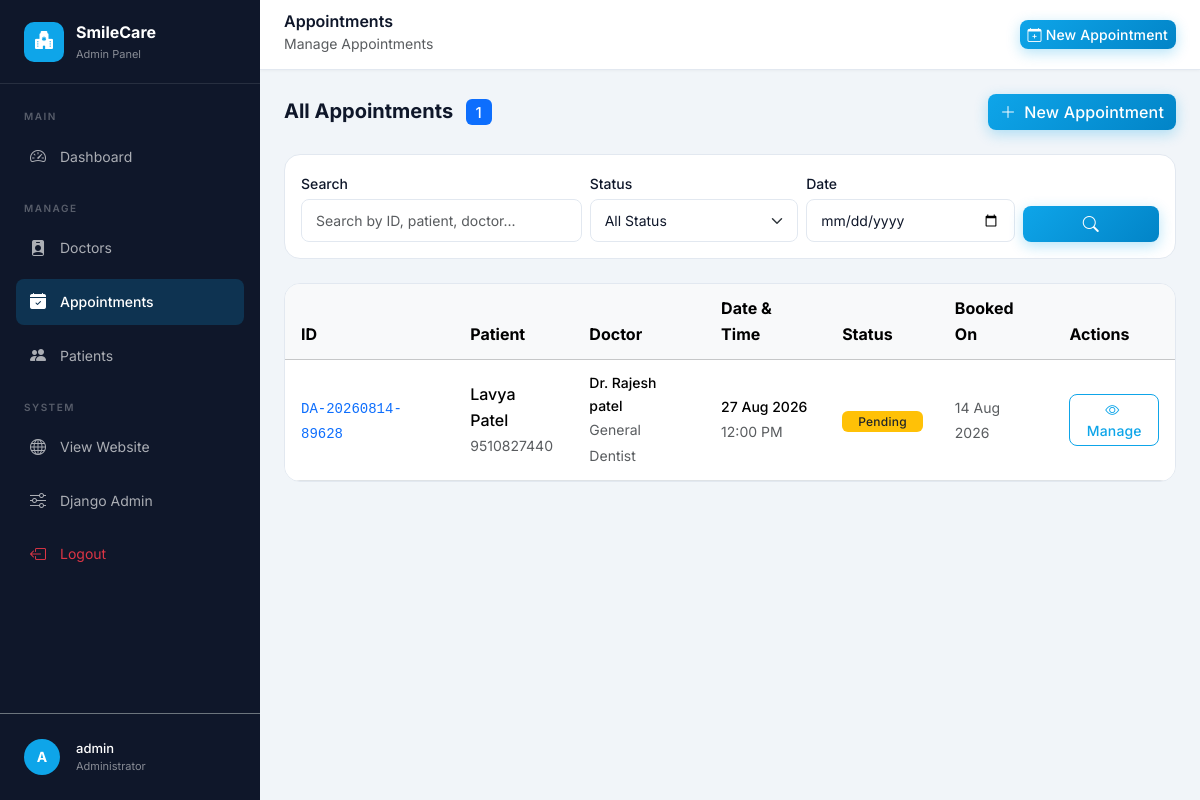
The app's page /admin-panel/appointments/ (signed in) with its own data.
### core/models.py (models this page shows, shortened)
class Appointment(models.Model):
    STATUS_CHOICES = [
        ('pending', 'Pending'),
        ('approved', 'Approved'),
        ('rejected', 'Rejected'),
        ('cancelled', 'Cancelled'),
        ('completed', 'Completed'),
        ('rescheduled', 'Rescheduled'),
    ]
    GENDER_CHOICES = [
        ('Male', 'Male'),
        ('Female', 'Female'),
        ('Other', 'Other'),
    ]
    appointment_id = models.CharField(max_length=25, unique=True, editable=False)
    user = models.ForeignKey(
        User,
        on_delete=models.SET_NULL,
        null=True,
        blank=True,
        related_name='appointments'
    )
    doctor = models.ForeignKey(
        Doctor,
        on_delete=models.CASCADE,
        related_name='appointments'
    )
    patient_name = models.CharField(max_length=200)
    patient_email = models.EmailField()
    patient_phone = models.CharField(max_length=20)
    patient_age = models.PositiveIntegerField()
    patient_gender = models.CharField(max_length=10, choices=GENDER_CHOICES)
    appointment_date = models.DateField()
    appointment_time = models.TimeField()
    reason = models.TextField(help_text="Reason or problem description")
    status = models.CharField(max_length=20, choices=STATUS_CHOICES, default='pending')
    admin_notes = models.TextField(blank=True, help_text="Notes from admin/doctor")
    created_at = models.DateTimeField(auto_now_add=True)
    updated_at = models.DateTimeField(auto_now=True)
    class Meta:
        ordering = ['-created_at']
    def get_status_badge_class(self):
        status_classes = {
            'pending': 'bg-warning text-dark',
            'approved': 'bg-success',
            'rejected': 'bg-danger',
            'cancelled': 'bg-secondary',
            'completed': 'bg-info',
            'rescheduled': 'bg-primary',
        }
        return status_classes.get(self.status, 'bg-secondary')

class Doctor(models.Model):
    name = models.CharField(max_length=200, help_text="Full name of the doctor (without Dr.)")
    specialization = models.CharField(
        max_length=100,
        choices=SPECIALIZATION_CHOICES,
        default='General Dentist'
    )
    image = models.ImageField(
        upload_to='doctors/',
        null=True,
        blank=True,
        help_text="Doctor's profile photo"
    )
    bio = models.TextField(blank=True, help_text="Short biography of the doctor")
    experience = models.IntegerField(default=0, help_text="Years of experience")
    phone = models.CharField(max_length=20, blank=True)
    email = models.EmailField(blank=True)
    qualification = models.CharField(max_length=300, blank=True, help_text="e.g., BDS, MDS, PhD")
    consultation_fee = models.DecimalField(max_digits=8, decimal_places=2, default=500.00)
    is_available = models.BooleanField(default=True, help_text="Is the doctor currently available?")
    created_at = models.DateTimeField(auto_now_add=True)
    updated_at = models.DateTimeField(auto_now=True)
    class Meta:
        ordering = ['name']

### core/views.py (the view, shortened to what this page needs)
# urls.py: path('admin-panel/appointments/', views.admin_appointments, name='admin_appointments'),
@admin_required
def admin_appointments(request):
    search_query = request.GET.get('search', '')
    status_filter = request.GET.get('status', '')
    date_filter = request.GET.get('date', '')
    appointments = Appointment.objects.select_related('doctor', 'user').order_by('-created_at')
    if status_filter:
        appointments = appointments.filter(status=status_filter)
    if date_filter:
        try:
            filter_date = datetime.strptime(date_filter, '%Y-%m-%d').date()
            appointments = appointments.filter(appointment_date=filter_date)
        except ValueError:
            pass
    context = {
        'appointments': appointments,
        'search_query': search_query,
        'status_filter': status_filter,
        'date_filter': date_filter,
        'status_choices': Appointment.STATUS_CHOICES,
        'page_title': 'Manage Appointments - Admin',
    }
    return render(request, 'admin_panel/appointments/list.html', context)

### core/views.py (called while the page is built)
def is_admin(user):
    return user.is_authenticated and user.is_staff

### templates/admin_panel/appointments/list.html (shortened to what this page needs)
{% extends 'admin_panel/base_admin.html' %}
{% block page_heading %}Appointments{% endblock %}
{% block breadcrumb %}Manage Appointments{% endblock %}
{% block content %}
<div class="d-flex justify-content-between align-items-center mb-4">
    <h5 class="fw-bold mb-0">All Appointments <span class="badge bg-primary ms-2">{{ appointments.count }}</span></h5>
    <a href="{% url 'book_appointment' %}" class="btn btn-primary">
        <i class="bi bi-plus-lg me-2"></i>New Appointment
    </a>
</div>
<div class="admin-table-card mb-4">
    <div class="p-3">
        <form method="get" class="row g-2 align-items-end">
            <div class="col-md-4">
                <label class="form-label small fw-medium mb-1">Search</label>
                <input type="text" name="search" value="{{ search_query }}" class="form-control" placeholder="Search by ID, patient, doctor...">
            </div>
            <div class="col-md-3">
                <label class="form-label small fw-medium mb-1">Status</label>
                <select name="status" class="form-select">
                    <option value="">All Status</option>
                </select>
            </div>
            <div class="col-md-3">
                <label class="form-label small fw-medium mb-1">Date</label>
                <input type="date" name="date" value="{{ date_filter }}" class="form-control">
            </div>
            <div class="col-md-2 d-flex gap-2">
                <button type="submit" class="btn btn-primary flex-fill">
                    <i class="bi bi-search"></i>
                </button>
            </div>
        </form>
    </div>
</div>
<div class="admin-table-card">
    <div class="table-responsive">
        <table class="table table-hover align-middle mb-0">
            <thead class="table-light">
                <tr>
                    <th class="ps-3">ID</th>
                    <th>Patient</th>
                    <th>Doctor</th>
                    <th>Date & Time</th>
                    <th>Status</th>
                    <th>Booked On</th>
                    <th>Actions</th>
                </tr>
            </thead>
            <tbody>
                {% for apt in appointments %}
                <tr>
                    <td class="ps-3">
                        <code class="text-primary">{{ apt.appointment_id }}</code>
                    </td>
                    <td>
                        <div class="fw-medium">{{ apt.patient_name }}</div>
                        <small class="text-muted">{{ apt.patient_phone }}</small>
                    </td>
                    <td>
                        <div class="fw-medium small">Dr. {{ apt.doctor.name }}</div>
                        <small class="text-muted">{{ apt.doctor.specialization }}</small>
                    </td>
                    <td>
                        <div class="fw-medium small">{{ apt.appointment_date|date:"d M Y" }}</div>
                        <small class="text-muted">{{ apt.appointment_time|time:"g:i A" }}</small>
                    </td>
                    <td>
                        <span class="badge {{ apt.get_status_badge_class }} px-3">
                            {{ apt.get_status_display }}
                        </span>
                    </td>
                    <td><small class="text-muted">{{ apt.created_at|date:"d M Y" }}</small></td>
                    <td>
                        <a href="{% url 'admin_appointment_detail' apt.appointment_id %}" class="btn btn-outline-primary btn-sm">
                            <i class="bi bi-eye me-1"></i>Manage
                        </a>
                    </td>
                </tr>
                {% endfor %}
            </tbody>
        </table>
    </div>
</div>
{% endblock %}

### templates/admin_panel/base_admin.html (shortened to what this page needs)
{% load static %}
<!DOCTYPE html>
<html lang="en">
<head>
    <link href="https://cdn.jsdelivr.net/npm/bootstrap@5.3.2/dist/css/bootstrap.min.css" rel="stylesheet">
    <link href="https://cdn.jsdelivr.net/npm/bootstrap-icons@1.11.3/font/bootstrap-icons.min.css" rel="stylesheet">
    <link rel="stylesheet" href="{% static 'css/style.css' %}">
</head>
<body>
<div class="admin-sidebar" id="adminSidebar">
    <div class="sidebar-brand">
        <div class="sidebar-brand-icon"><i class="bi bi-hospital-fill"></i></div>
        <div>
            <span class="sidebar-brand-text">SmileCare</span>
            <span class="sidebar-brand-sub">Admin Panel</span>
        </div>
    </div>
    <nav class="py-2 flex-grow-1">
        <div class="sidebar-section-label">Main</div>
        <div class="sidebar-nav-item">
            <a href="{% url 'admin_dashboard' %}" class="sidebar-nav-link {% if request.resolver_match.url_name == 'admin_dashboard' %}active{% endif %}">
                <i class="bi bi-speedometer2"></i>Dashboard
            </a>
        </div>
        <div class="sidebar-section-label">Manage</div>
        <div class="sidebar-nav-item">
            <a href="{% url 'admin_doctors' %}" class="sidebar-nav-link {% if 'doctor' in request.resolver_match.url_name %}active{% endif %}">
                <i class="bi bi-person-badge-fill"></i>Doctors
            </a>
        </div>
        <div class="sidebar-nav-item">
            <a href="{% url 'admin_appointments' %}" class="sidebar-nav-link {% if 'appointment' in request.resolver_match.url_name %}active{% endif %}">
                <i class="bi bi-calendar-check-fill"></i>Appointments
            </a>
        </div>
        <div class="sidebar-nav-item">
            <a href="{% url 'admin_users' %}" class="sidebar-nav-link {% if 'users' in request.resolver_match.url_name %}active{% endif %}">
                <i class="bi bi-people-fill"></i>Patients
            </a>
        </div>
        <div class="sidebar-section-label">System</div>
        <div class="sidebar-nav-item">
            <a href="{% url 'home' %}" class="sidebar-nav-link" target="_blank">
                <i class="bi bi-globe"></i>View Website
            </a>
        </div>
        <div class="sidebar-nav-item">
            <a href="/django-admin/" class="sidebar-nav-link" target="_blank">
                <i class="bi bi-sliders"></i>Django Admin
            </a>
        </div>
        <div class="sidebar-nav-item">
            <a href="{% url 'logout' %}" class="sidebar-nav-link text-danger">
                <i class="bi bi-box-arrow-left"></i>Logout
            </a>
        </div>
    </nav>
    <div class="p-4 border-top border-secondary">
        <div class="d-flex align-items-center gap-3">
            <div class="user-avatar-sm" style="background:#0ea5e9;width:36px;height:36px;font-size:14px">
                {{ user.first_name|first|default:user.username|first|upper }}
            </div>
            <div>
                <div class="text-white fw-medium" style="font-size:13px">{{ user.get_full_name|default:user.username }}</div>
                <div class="text-white-50" style="font-size:11px">Administrator</div>
            </div>
        </div>
    </div>
</div>
<div class="admin-main">
    <div class="admin-topbar">
        <div class="d-flex align-items-center gap-3">
            <div>
                <h6 class="mb-0 fw-semibold">{% block page_heading %}Admin Panel{% endblock %}</h6>
                <small class="text-muted">{% block breadcrumb %}Dashboard{% endblock %}</small>
            </div>
        </div>
        <div class="d-flex align-items-center gap-3">
            <a href="{% url 'book_appointment' %}" class="btn btn-primary btn-sm">
                <i class="bi bi-calendar-plus me-1"></i>New Appointment
            </a>
        </div>
    </div>
    <div class="admin-content">
        {% block content %}{% endblock %}
    </div>
</div>
</body>
</html>

### static/css/style.css (style rules this page uses)
:root { --primary: #0EA5E9; --primary-dark: #0284C7; --primary-light: #BAE6FD; --primary-soft: #F0F9FF; --accent: #6366F1; --success: #10B981; --warning: #F59E0B; --danger: #EF4444; --dark: #0F172A; --dark-2: #1E293B; --gray-100: #F8FAFC; --gray-200: #F1F5F9; --gray-300: #E2E8F0; --gray-500: #64748B; --text-muted: #64748B; --font-main: 'Inter', -apple-system, BlinkMacSystemFont, sans-serif; --font-heading: 'Outfit', 'Inter', sans-serif; --radius-sm: 8px; --radius: 14px; --radius-lg: 20px; --shadow: 0 4px 24px rgba(14, 165, 233, 0.08); --shadow-hover: 0 8px 32px rgba(14, 165, 233, 0.16); --transition: all 0.3s cubic-bezier(0.4, 0, 0.2, 1); --navbar-height: 72px; }
*, *::before, *::after { box-sizing: border-box; }
body { font-family: var(--font-main); color: var(--dark); line-height: 1.6; overflow-x: hidden; }
h1, h2, h3, h4, h5, h6 { font-family: var(--font-heading); font-weight: 700; line-height: 1.2; }
html { scroll-behavior: smooth; }
.user-avatar-sm { width: 28px; height: 28px; background: linear-gradient(135deg, var(--primary), var(--accent)); border-radius: 50%; display: flex; align-items: center; justify-content: center; color: white; font-size: 12px; font-weight: 700; flex-shrink: 0; }
.btn { font-family: var(--font-main); font-weight: 500; border-radius: var(--radius-sm); transition: var(--transition); letter-spacing: 0.01em; }
.btn-primary { background: linear-gradient(135deg, var(--primary), var(--primary-dark)); border: none; box-shadow: 0 4px 14px rgba(14, 165, 233, 0.3); }
.btn-outline-primary { border-color: var(--primary); color: var(--primary); }
.form-control, .form-select { border-radius: var(--radius-sm); border: 1.5px solid var(--gray-300); padding: 10px 14px; font-size: 14px; transition: var(--transition); color: var(--dark); }
.badge { font-weight: 500; letter-spacing: 0.02em; }
.table > :not(caption) > * > * { padding: 12px 16px; }

### templates/admin_panel/base_admin.html (style rules this page uses)
:root { --admin-sidebar-width: 260px; --admin-primary: #0EA5E9; --admin-dark: #0f172a; --admin-dark-2: #1e293b; }
body { font-family: 'Inter', sans-serif; background: #f1f5f9; }
.admin-sidebar { position: fixed; top: 0; left: 0; width: var(--admin-sidebar-width); height: 100vh; background: var(--admin-dark); overflow-y: auto; z-index: 1000; display: flex; flex-direction: column; transition: transform 0.3s ease; }
.sidebar-brand { padding: 20px 24px; border-bottom: 1px solid rgba(255,255,255,0.1); display: flex; align-items: center; gap: 12px; }
.sidebar-brand-icon { width: 40px; height: 40px; background: var(--admin-primary); border-radius: 10px; display: flex; align-items: center; justify-content: center; font-size: 18px; color: white; }
.sidebar-brand-text { color: white; font-weight: 700; font-size: 16px; }
.sidebar-brand-sub { color: rgba(255,255,255,0.5); font-size: 11px; display: block; }
.sidebar-section-label { padding: 16px 24px 6px; font-size: 10px; font-weight: 600; letter-spacing: 1.5px; color: rgba(255,255,255,0.3); text-transform: uppercase; }
.sidebar-nav-item { padding: 4px 16px; }
.sidebar-nav-link { display: flex; align-items: center; gap: 12px; padding: 10px 12px; color: rgba(255,255,255,0.65); border-radius: 8px; text-decoration: none; font-size: 14px; transition: all 0.2s; }
.sidebar-nav-link:hover, .sidebar-nav-link.active { background: rgba(14,165,233,0.15); color: #38bdf8; }
.sidebar-nav-link.active { background: rgba(14,165,233,0.2); color: white; font-weight: 500; }
.sidebar-nav-link i { font-size: 16px; width: 20px; text-align: center; }
.admin-main { margin-left: var(--admin-sidebar-width); min-height: 100vh; }
.admin-topbar { background: white; padding: 12px 24px; border-bottom: 1px solid #e2e8f0; position: sticky; top: 0; z-index: 999; display: flex; align-items: center; justify-content: space-between; box-shadow: 0 1px 3px rgba(0,0,0,0.04); }
.admin-content { padding: 24px; }
.admin-table-card { background: white; border-radius: 16px; border: 1px solid #e2e8f0; overflow: hidden; }

### records on screen
Appointment: appointment_id "DA-20260814-89628", patient_name "Lavya Patel", patient_phone "9510827440", doctor.name "Rajesh patel", doctor.specialization "General Dentist", appointment_date "27 Aug 2026", appointment_time "12:00 PM", status "Pending", created_at "14 Aug 2026"

### other values on screen
{{ user.first_name|first|default:user.username|first|upper }} "A"
{{ user.get_full_name|default:user.username }} "admin"
{{ appointments.count }} "1"
